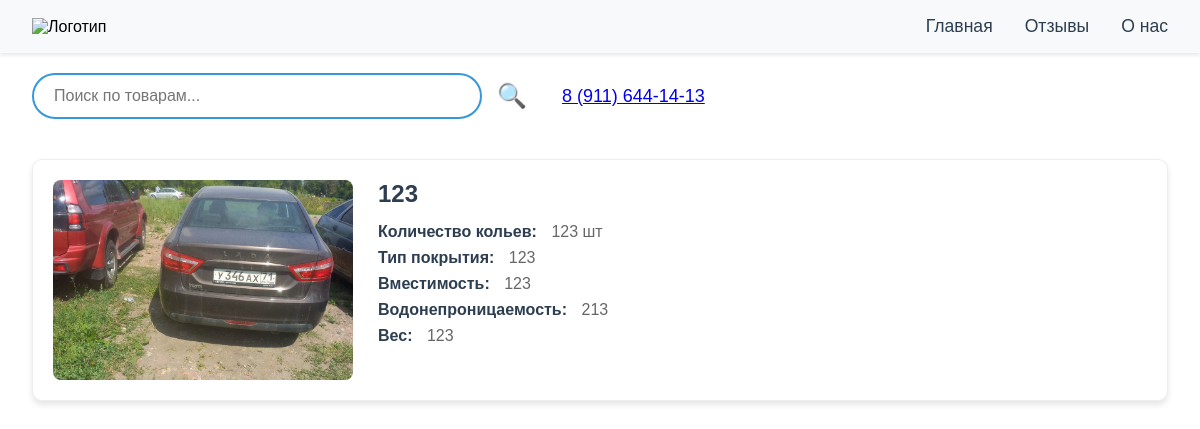
The page / on the database its author committed.
### app.py (models this page shows)
class Product(db.Model):
    id = db.Column(db.Integer, primary_key=True)
    name = db.Column(db.String(100), nullable=False)
    stakes = db.Column(db.Integer)
    coverage = db.Column(db.String(50))
    capacity = db.Column(db.String(20))
    waterproof = db.Column(db.String(20))
    weight = db.Column(db.String(20))
    image = db.Column(db.String(100))

### app.py (the view)
@app.route('/')
def index():
    search_query = request.args.get('q', '')
    products = Product.query.filter(Product.name.ilike(f'%{search_query}%')).all() if search_query else Product.query.all()
    return render_template('index.html',
                         products=products,
                         search_query=search_query,
                         phone_number="8 (911) 644-14-13")

### templates/index.html (shortened to what this page needs)
<!DOCTYPE html>
<html lang="ru">
<head>
    <link rel="stylesheet" href="{{ url_for('static', filename='styles.css') }}">
</head>
<body>
    <nav>
        <div class="nav-container">
            <div class="logo">
                <img src="{{ url_for('static', filename='logo.png') }}" alt="Логотип">
            </div>
            <ul class="nav-links">
                <li><a href="{{ url_for('index') }}">Главная</a></li>
                <li><a href="{{ url_for('reviews') }}">Отзывы</a></li>
                <li><a href="{{ url_for('about') }}">О нас</a></li>
            </ul>
        </div>
    </nav>
    <div class="info-panel">
        <div class="search-container">
            <form action="/" method="GET" class="search-wrapper">
                <div class="search-input-group">
                    <input
                        type="text"
                        name="q"
                        placeholder="Поиск по товарам..."
                        value="{{ search_query }}"
                        list="search-suggestions"
                    >
                    <button type="submit" class="search-icon">🔍</button>
                </div>
            </form>
        </div>
        <div class="phone">
            <a href="tel:{{ phone_number }}">{{ phone_number }}</a>
        </div>
    </div>
    <section class="products">
        {% if products %}
            {% for product in products %}
                <div class="product-card">
                    <div class="product-image">
                        <img src="{{ url_for('static', filename=product.image) }}" alt="{{ product.name }}">
                    </div>
                    <div class="product-info">
                        <h2>{{ product.name }}</h2>
                        <ul class="product-specs">
                            <li><strong>Количество кольев:</strong> {{ product.stakes }} шт</li>
                            <li><strong>Тип покрытия:</strong> {{ product.coverage }}</li>
                            <li><strong>Вместимость:</strong> {{ product.capacity }}</li>
                            <li><strong>Водонепроницаемость:</strong> {{ product.waterproof }}</li>
                            <li><strong>Вес:</strong> {{ product.weight }}</li>
                        </ul>
                    </div>
                </div>
            {% endfor %}
        {% else %}
            <p class="no-results">Товары не найдены</p>
        {% endif %}
    </section>
</body>
</html>

### static/styles.css (style rules this page uses)
* { margin: 0; padding: 0; box-sizing: border-box; font-family: Arial, sans-serif; }
nav { background: #f8f9fa; padding: 1rem 2rem; box-shadow: 0 2px 4px rgba(0,0,0,0.1); }
.nav-container { display: flex; justify-content: space-between; align-items: center; max-width: 1200px; margin: 0 auto; }
.nav-links { display: flex; gap: 2rem; list-style: none; }
.nav-links a { text-decoration: none; color: #2c3e50; font-size: 1.1rem; transition: color 0.3s ease; }
.info-panel { max-width: 1200px; margin: 20px auto; padding: 0 2rem; display: flex; align-items: center; gap: 30px; flex-wrap: wrap; }
.search-container { position: relative; flex: 1; max-width: 500px; }
.search-input-group { display: flex; align-items: center; gap: 10px; position: relative; }
.search-input-group input { flex: 1; padding: 12px 20px; border: 2px solid #3498db; border-radius: 30px; font-size: 16px; transition: all 0.3s ease; }
.search-icon { background: none; border: none; cursor: pointer; font-size: 1.5em; color: #3498db; padding: 5px; transition: transform 0.3s ease; }
.phone { white-space: nowrap; font-size: 18px; color: #2c3e50; }
.products { max-width: 1200px; margin: 40px auto; padding: 0 2rem; }
.product-card { background: #fff; border-radius: 10px; box-shadow: 0 4px 6px rgba(0,0,0,0.1); margin-bottom: 30px; padding: 20px; display: flex; gap: 25px; border: 1px solid #eee; }
.product-image { flex: 0 0 300px; height: 200px; overflow: hidden; border-radius: 8px; }
.product-image img { width: 100%; height: 100%; object-fit: cover; }
.product-info { flex: 1; }
.product-info h2 { font-size: 1.5rem; color: #2c3e50; margin-bottom: 15px; }
.product-specs { list-style: none; padding: 0; margin-bottom: 15px; }
.product-specs li { margin-bottom: 8px; color: #666; }
.product-specs strong { color: #2c3e50; margin-right: 10px; }

### rows shown on the page
Product: image (picture), name "123", stakes "123", coverage "123", capacity "123", waterproof "213", weight "123"

### other values the page prints
{{ phone_number }} "8 (911) 644-14-13"
